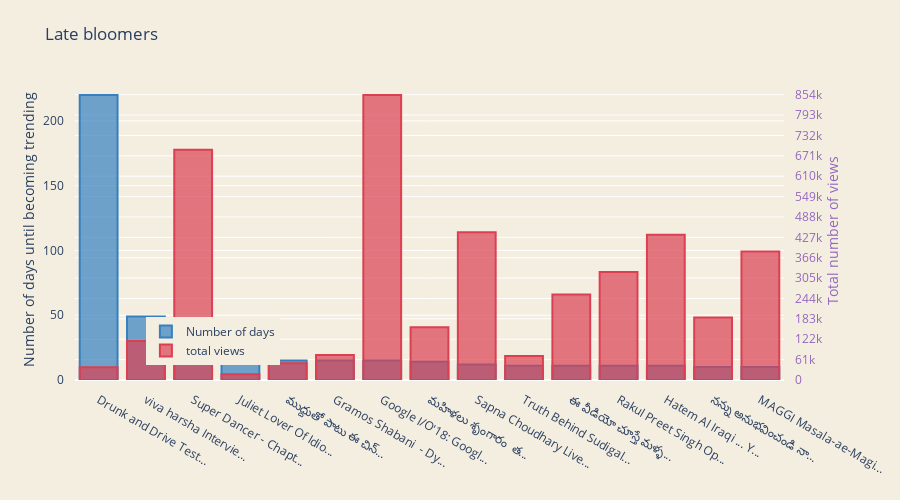

The cell this chart's notebook holds for it:
### Code cell
# dropping passed values 

#in_videos.drop(in_videos.video_id == '"zUZ1z7FwLc8","CLl1RbxDRAs","z3V9LUA6VQM", "jElRtesCnlA", "qP67alYxSiU", "JSkOecmAFFo", "l3fRny54z4U", "UTVFNrRwL1o", "K6JyjjNnTlg", "4tEqzEo5uKY", "8vBjlhp73hU", "KskjXRkmJW4", "NTiSvK7c810", "sOwXjFMy17Y", "h6Z9mmSNJcw"'), inplace = True) 
max_title_length = 20
number_of_late_bloomers = 15
in_videos_first["days_before_trend"]= in_videos["days_before_trend"].astype(float)
late_bloomers = in_videos_first.sort_values(["days_before_trend"], ascending=False).head(number_of_late_bloomers)
late_bloomers_title = [(x if len(x) <= max_title_length else x[:max_title_length] + "...") for x in late_bloomers.title.values]
late_bloomers_days = late_bloomers.days_before_trend.values
late_bloomers_views = late_bloomers.views.values

trace1 = go.Bar(
    x = late_bloomers_title,
    y = late_bloomers_days,
    name='Number of days',
    marker=dict(
        color='rgba(55, 128, 191, 0.7)',
        line=dict(
            color='rgba(55, 128, 191, 1.0)',
            width=2,
        )
    )
)
trace2 = go.Bar(
    x = late_bloomers_title,
    y = late_bloomers_views,
    name='total views',
    marker=dict(
        color='rgba(219, 64, 82, 0.7)',
        line=dict(
            color='rgba(219, 64, 82, 1.0)',
            width=2,
        )
    ),
    yaxis='y2'
)


data = [trace1, trace2]
layout = go.Layout(
    barmode='group',
    title = 'Late bloomers',
    width=900,
    height=500,
    margin=go.Margin(
        l=75,
        r=75,
        b=120,
        t=80,
        pad=10
    ),
    paper_bgcolor='rgb(244, 238, 225)',
    plot_bgcolor='rgb(244, 238, 225)',
    yaxis = dict(
        title= 'Number of days until becoming trending',
        anchor = 'x',
        rangemode='tozero'
    ),   
    yaxis2=dict(
        title='Total number of views',
        titlefont=dict(
            color='rgb(148, 103, 189)'
        ),
        tickfont=dict(
            color='rgb(148, 103, 189)'
        ),
        overlaying='y',
        side='right',
        anchor = 'x',
        rangemode = 'tozero',
        dtick = 61000
    ),
    #legend=dict(x=-.1, y=1.2)
    legend=dict(x=0.1, y=0.05)
)

fig = go.Figure(data=data, layout=layout)
py.iplot(fig)

### Figure 1 — Plotly figure (JSON) as saved in the notebook; plotly's stock layout.template omitted (floating-point values rounded to 4 significant figures)
{"data": [{"marker": {"color": "rgba(55, 128, 191, 0.7)", "line": {"color": "rgba(55, 128, 191, 1.0)", "width": 2}}, "name": "Number of days", "type": "bar", "x": ["Drunk and Drive Test...", "viva harsha Intervie...", "Super Dancer - Chapt...", "Juliet Lover Of Idio...", "ముద్దుతో పాటు ఈ చిన్...", "Gramos Shabani  - Dy...", "Google I/O'18: Googl...", "మహిళలు శృంగారం  త...", "Sapna Choudhary Live...", "Truth Behind Sudigal...", "ఈ వీడియో చూస్తే మళ్ళ...", "Rakul Preet Singh Op...", "Hatem Al Iraqi ... Y...", "నన్ను అనుభవించండి నా...", "MAGGI Masala-ae-Magi..."], "y": [220, 49, 33, 18, 15, 15, 15, 14, 12, 11, 11, 11, 11, 10, 10]}, {"marker": {"color": "rgba(219, 64, 82, 0.7)", "line": {"color": "rgba(219, 64, 82, 1.0)", "width": 2}}, "name": "total views", "type": "bar", "x": ["Drunk and Drive Test...", "viva harsha Intervie...", "Super Dancer - Chapt...", "Juliet Lover Of Idio...", "ముద్దుతో పాటు ఈ చిన్...", "Gramos Shabani  - Dy...", "Google I/O'18: Googl...", "మహిళలు శృంగారం  త...", "Sapna Choudhary Live...", "Truth Behind Sudigal...", "ఈ వీడియో చూస్తే మళ్ళ...", "Rakul Preet Singh Op...", "Hatem Al Iraqi ... Y...", "నన్ను అనుభవించండి నా...", "MAGGI Masala-ae-Magi..."], "y": [38068, 117023, 689272, 17135, 50497, 75003, 853051, 157897, 441950, 71475, 256058, 323414, 434470, 187018, 384763], "yaxis": "y2"}], "layout": {"barmode": "group", "height": 500, "legend": {"x": 0.1, "y": 0.05}, "margin": {"b": 120, "l": 75, "pad": 10, "r": 75, "t": 80}, "paper_bgcolor": "rgb(244, 238, 225)", "plot_bgcolor": "rgb(244, 238, 225)", "title": {"text": "Late bloomers"}, "width": 900, "yaxis": {"anchor": "x", "rangemode": "tozero", "title": {"text": "Number of days until becoming trending"}}, "yaxis2": {"anchor": "x", "dtick": 61000, "overlaying": "y", "rangemode": "tozero", "side": "right", "tickfont": {"color": "rgb(148, 103, 189)"}, "title": {"font": {"color": "rgb(148, 103, 189)"}, "text": "Total number of views"}}}}
